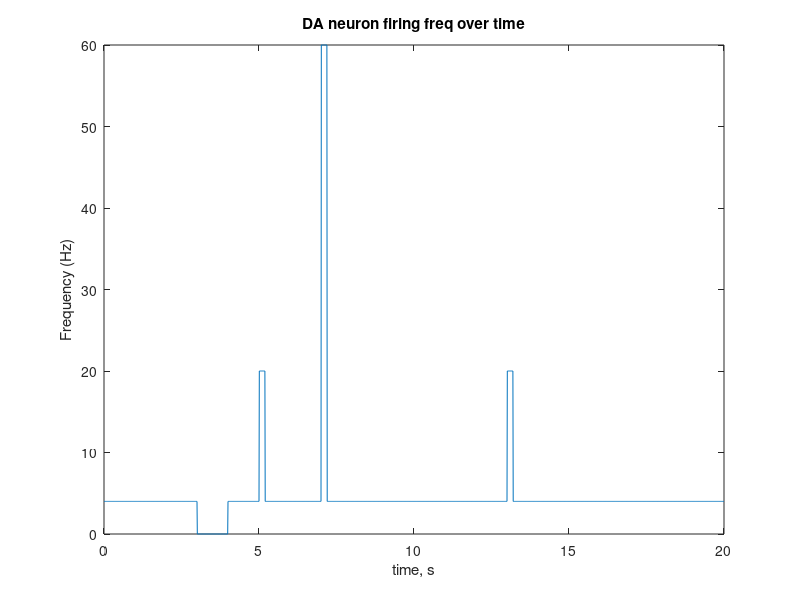

The MATLAB source for this figure: (Note: this script raises an error after producing the figure.)
function DA_modeling1

N0=3000;%# molecules released pr release
P=0.08;%release prob
alfa=0.2;%DA can be release into 20% of availble volume, thus only in free extracellular space. 
%ie it cannot be released into the cell.
Na=6.022*10^23;%advogrados tal
n=100;
p1=0.001;%density func

% 1um^3=10^15L
gamma0=((N0*P)/(alfa*Na))*p1*1E24;% 


G=gamma0*n;%DA in nM if all DA neurons fire one AP simultaniously 
Vmax=n*40;
km=160;%MM.nM. 
Tmax=20;%s
dt=0.01;%in s
t=0:dt:Tmax;
Nmax=length(t);
cDA = zeros(1,Nmax);
D2pre = zeros(1,Nmax);
Pr = zeros(1,Nmax); 

k_on = 1e-2;% Presyn AR: On rate in nanomolar! nM^-1 * s^-1
k_off = 0.4;%Presyn AR off rate! s^-1
Pmin = 0.02;
Pmax = 0.15;
Pr(1) = Pmax; 

nu=4*ones(1,Nmax);%Hz






tph = [3 5 7 13];
dtph = [1 0.2 0.2 0.2];
nuph = [0 20 60 20];

for k = 1:length(tph)
    indx = tph(k) < t & t < tph(k) + dtph(k);
    nu(indx) = nuph(k);
end


lam = nu*dt; %poisson intensity for a singel DA neuron

RAS = poissrnd(repmat(lam, n, 1)); %Make raster for all 'n' DA neurons

F = sum(RAS)/dt; %This is the frequency of all release. 

figure(1)
plot(t,nu)
title('DA neuron firing freq over time')
xlabel('time, s')
ylabel('Frequency (Hz)')


figure(2);

plot(t,F, t, kernel_smooth(F, 10))
title('summed firing freq of n neurons over time')
xlabel('time, s')
ylabel('summed firing freq of n neurons')


for k=2:Nmax
    
    dD2pre = (k_on*cDA(k-1)*(1-D2pre(k-1)) -  k_off*D2pre(k-1))*dt;
    D2pre(k) = D2pre(k-1) + dD2pre;
    
    Pr(k) = (Pmin - Pmax)*D2pre(k) + Pmax;
    
    deltaC = (gamma0/P*Pr(k-1)*F(k-1) - (Vmax*cDA(k-1)/(km+cDA(k-1))))*dt;
    
    cDA(k)=cDA(k-1)+deltaC;
end

figure(3)
plot(t,cDA)
title('DA conc over time')
xlabel('time, s')
ylabel('DA, nM')

figure(4)
plot(t,D2pre)
title('Presynaptic D2over time')
xlabel('time, s')
ylabel('D2^{pre} act')

figure(5)
plot(t,100*Pr)
title('Presynaptic D2over time')
xlabel('time, s')
ylabel('D2^{pre} act')

